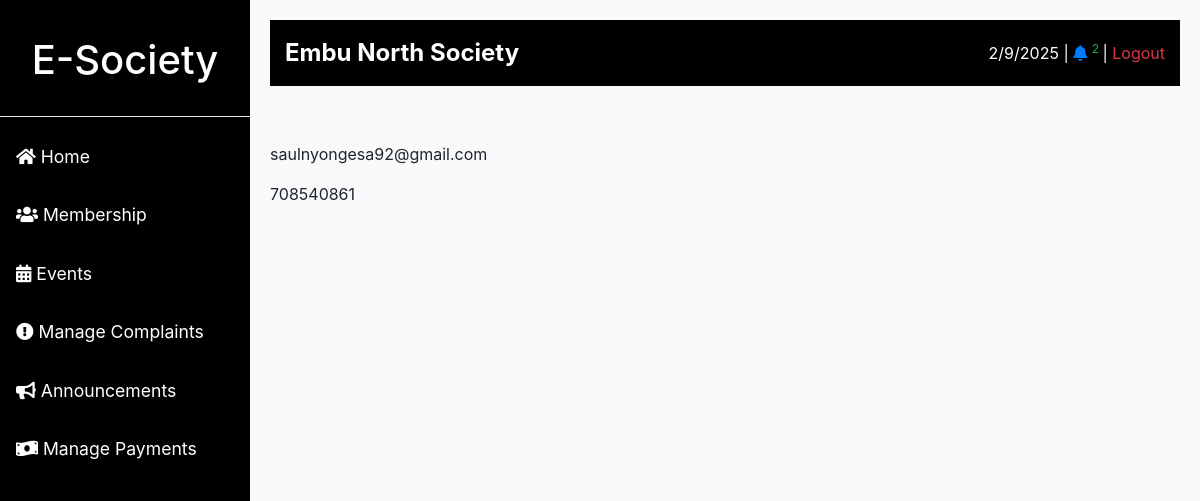
/member/4/ (signed in), run on the app's committed database.
### base/models.py (models this page shows, shortened)
class User(AbstractUser):
    second_name = models.CharField(max_length=20, null=True)
    age = models.PositiveIntegerField(null=True)
    gender = models.ForeignKey(Gender, null=True, on_delete=models.CASCADE)
    marital_status = models.ForeignKey(MaritalStatus, null=True, on_delete=models.CASCADE)
    phone = models.PositiveIntegerField(null=True, unique=True)
    email = models.CharField(max_length=50, null=True, unique=True)
    society = models.ForeignKey(Society, null=True, on_delete=models.CASCADE)
    USERNAME_FIELD = 'email'
    REQUIRED_FIELDS = []

class Society(models.Model):
    name = models.CharField(max_length=100, null=True, unique=True)
    certificate = models.ImageField(upload_to="certificates/", null=True)

### base/views.py (the view)
# urls.py: path('member/<int:id>/', views.member, name='member-url'),
@login_required(login_url='signin-url')
def member(request, id):
    member = User.objects.get(id=id)
    return render(request, 'member.html', {'member': member})

### base/context_processors.py (called while the page is built)
def notification_count(request):
    event_count = 0
    if request.user.is_authenticated:
        complaints = Complaint.objects.filter(
            user__society=request.user.society, is_solved=False
        )
        events = Event.objects.filter(society__user=request.user, is_done=False)
        count = complaints.count() + events.count()
        event_count = events.count()
    else:
        count = 0  # If user is not logged in, return 0
    return {"notification_count": count, "events_count": event_count}

    def process_request(self, request):
        otps = OTP.objects.filter(is_used=False)
        for otp in otps:
            expire_time = otp.expire_time
            if expire_time <= timezone.now():
                otp.is_used = True
                otp.save()
                otp.delete()
        return None

### templates/member.html (shortened to what this page needs)
{% extends "main.html" %}
{% block content %}
<div class="member-card">
    <div class="member-details">
        <p>{{ member.email }}</p>
        <p>{{ member.phone }}</p>
    </div>
</div>
{% endblock %}

### templates/main.html (shortened to what this page needs)
{% load static %}
<!DOCTYPE html>
<html lang="en">
<head>
    <link href="https://stackpath.bootstrapcdn.com/bootstrap/4.5.2/css/bootstrap.min.css" rel="stylesheet">
    <link rel="stylesheet" href="https://cdnjs.cloudflare.com/ajax/libs/font-awesome/5.15.4/css/all.min.css">
    <link rel="stylesheet" href="{% static 'bootstrap/css/main.css' %}">
</head>
<body>
<div class="main-container">
    <div class="sidebar">
        <h1 class="w-100 text-center text-white p-3">
            E-Society
        </h1>
        <hr class="bg-white">
        {% if request.user.is_authenticated %}
            <a href="{% url 'dashboard-url' %}" class="btn text-left">
                <i class="fas fa-home"></i> Home
            </a>
            <a href="{% url 'members-url' %}" class="btn text-left">
                <i class="fas fa-users"></i> Membership
            </a>
            <a href="{% url 'events-url' %}" class="btn text-left">
                <i class="fas fa-calendar-alt"></i> Events
            </a>
            <a href="{% url 'complaints-url' %}" class="btn text-left">
                <i class="fas fa-exclamation-circle"></i> Manage Complaints
            </a>
            <a href="#" class="btn text-left">
                <i class="fas fa-bullhorn"></i> Announcements
            </a>
            <a href="#" class="btn text-left">
                <i class="fas fa-money-bill-wave"></i> Manage Payments
            </a>
        {% endif %}
    </div>
    <div class="content" >
        <div class="top-nav mb-3">
            <div class="society-name">
                <span>{{ request.user.society.name }}</span>
            </div>
            {% if request.user.is_authenticated %}
                <div>
                    <span id="current-date"></span> |
                    <span>
                        <a href="{% url 'complaints-url' %}">
                            <i class="fas fa-bell"></i>
                            <sup class="text-success">
                                {{ notification_count }}
                            </sup>
                        </a>
                    </span> |
                    <a href="{% url 'logout-url' %}" class="text-danger">Logout</a>
                </div>
            {% endif %}
        </div>
        {% block content %}{% endblock %}
    </div>
</div>
</body>
</html>

### data on the page
User: user.society.name "Embu North Society"
User: email "saulnyongesa92@gmail.com", phone "708540861"

### other printed values
{{ notification_count }} "2"
